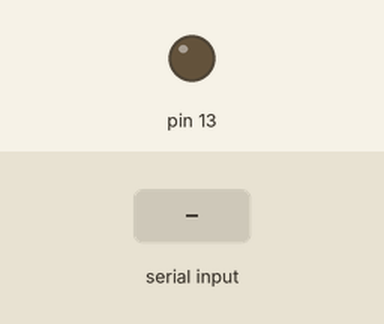
Simulated run of this sketch. Board: Arduino Uno, built with avr-gcc and run on an emulated ATmega328P. Shown: output pins drawn as LEDs (lit = HIGH). The test bench sets the inputs (shaded band).

Above: at 1.2 s.
1.3 s: "i" received over Serial
At 1.8 s:
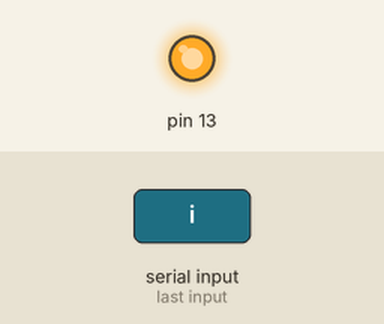
2.8 s: "o" received over Serial
At 4.2 s:
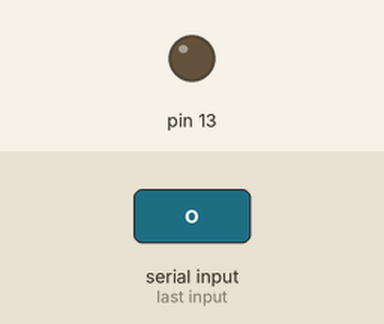
Timing chart, 0 to 5.8 s (numbered marks = the images above; inputs shaded):
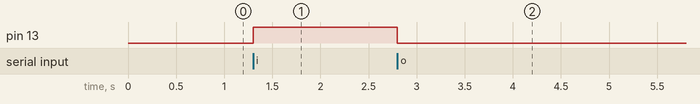

The sketch:

serial_practice.ino
```cpp
char ser;

void setup() {
  // put your setup code here, to run once:
  Serial.begin(9600);
  pinMode(13, OUTPUT);
}

void loop() {
  // put your main code here, to run repeatedly:
  if (Serial.available()) {
    ser = Serial.read();
    if (ser == 'i') {
      digitalWrite(13, HIGH);
    }
    else if (ser == 'o') {
      digitalWrite(13, LOW);
    }
  }
}
```

Measured:
- after the input at 1.3 s, pin 13: LOW → HIGH at once
- after the input at 2.8 s, pin 13: HIGH → LOW at once
